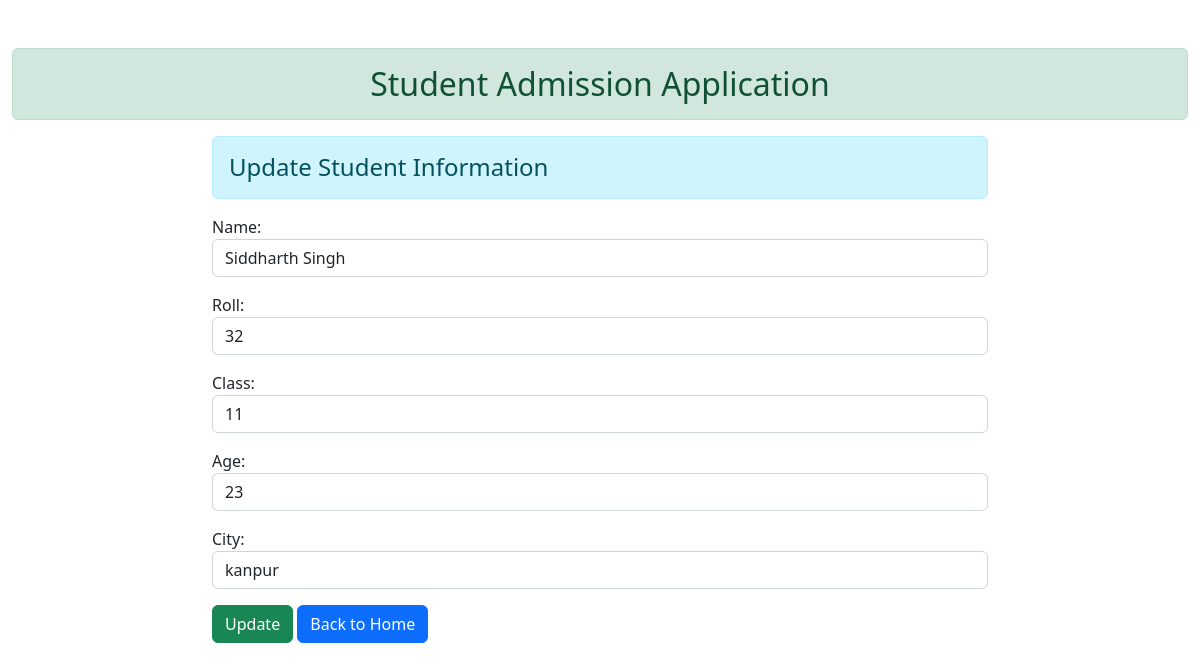
The app's page /11/ with its own data.
### Home/models.py (models this page shows)
class User(models.Model):
    name=models.CharField(max_length=20)
    roll=models.IntegerField(unique=True)
    Class=models.IntegerField()
    Age=models.IntegerField()
    City=models.CharField(max_length=20)

### Home/views.py (the view)
# urls.py: path('<int:id>/', views.update_data, name='updatedata')
def update_data(request, id):
    if request.method == 'POST':
        pi=User.objects.get(pk=id)
        fm=StudentRegistration(request.POST,instance=pi)
        if fm.is_valid():
            fm.save()
    else:
        pi = User.objects.get(pk=id)
        fm = StudentRegistration(instance=pi)
    return render(request, 'enroll/update.html',{'form':fm})

### Home/forms.py
class StudentRegistration(forms.ModelForm):
    class Meta:
        model = User
        fields = ['name', 'roll', 'Class', 'Age', 'City']
        widgets = {
            'name': forms.TextInput(attrs={'class': 'form-control'}),
            'roll': forms.TextInput(attrs={'class': 'form-control'}),
            'Class': forms.TextInput(attrs={'class': 'form-control'}),
            'Age': forms.TextInput(attrs={'class': 'form-control'}),
            'City': forms.TextInput(attrs={'class': 'form-control'}),
        }

### Home/templates/enroll/Update.html (shortened to what this page needs)
{% extends 'enroll/base.html'%}
{% block content %}
    <div class="row">
        <div class="col-sm-8 offset-2">
            <h4 class='alert alert-info'>Update Student Information</h4>
            <form action="#" method='post'>
                {{form.as_p}}
                <input type="submit" class="btn btn-success" value="Update" >
                <a href="{% url 'addandshow' %}" class="btn btn-primary">Back to Home</a>
            </form>
        </div>
    </div>
{% endblock content%}

### records on screen
User: name "Siddharth Singh", roll "32", Class "11", Age "23", City "kanpur"
